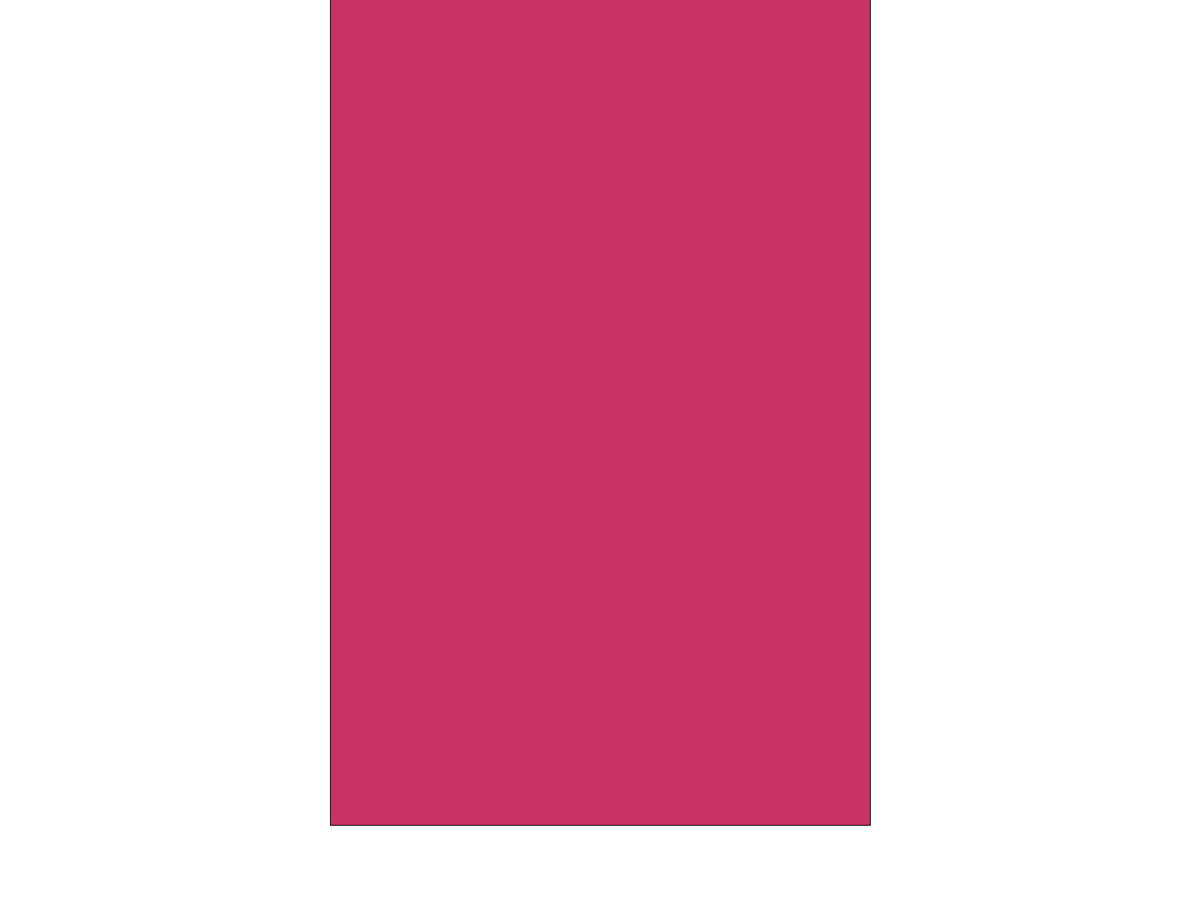
Frame 1 (no input)
Frame 60 (the mouse pressed at the canvas centre just before this capture): identical to frame 1, image omitted
Frame 120 (the mouse held since frame 60 and released just before this capture): identical to frame 1, image omitted

The Processing sketch that drew this single still picture (run headless with seeded random() and noise(); from frame 60 on, the mouse is pressed at the canvas centre):

// Processing sketch: Pantalla_adjustaments
// ── Pantalla_adjustaments.pde
 
 void setup(){
  fullScreen();                       // Pantalla completa
  textAlign(CENTER); textSize(15);   // Alineacion y tamaño del texto
  rectMode(CENTER);
}

void draw(){
  
  background(255);    // Color de fondo
  
  //Logo
  fill(200,50,100);
  rect(width/2,250,720,1700);
}
